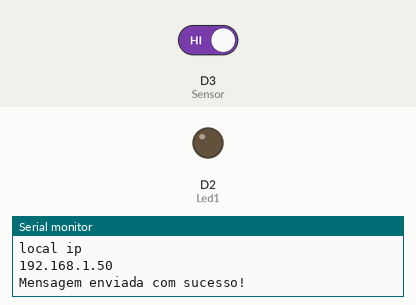
Simulated run of this sketch. Board: ESP8266 (NodeMCU). On the bench: output pins drawn as LEDs (lit = HIGH), the last lines printed to the serial monitor. The inputs (shaded band) are chosen by the test bench; at power-on: D3 (Sensor) HIGH. WiFi joins after 1.5 s; servers stay silent unless stated; web services answer with replies made up by the test bench.

Above: at 3.9 s.
4.0 s: D3 (Sensor) driven LOW
At 4.9 s:
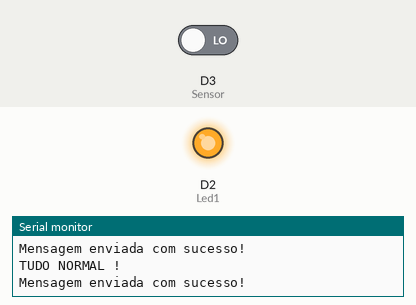
5.9 s: D3 (Sensor) driven HIGH
At 8.2 s:
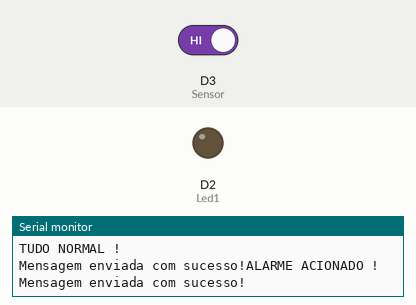
Timing chart, 0 to 9.7 s (numbered marks = the images above; inputs shaded):
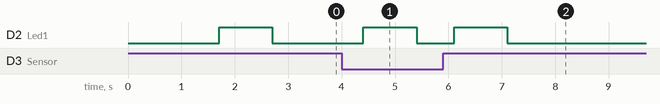

Measured:
- after the input at 4.0 s, D2 (Led1): LOW → HIGH after 0.40 s, → LOW 1.0 s later
- after the input at 5.9 s, D2 (Led1): LOW → HIGH after 0.20 s, → LOW 1.0 s later

The sketch:

WhatsAlarm.ino
```cpp
//-----------------------------------------------------------------------------------------------------------------------------------------
// Área de Inclusão de arquivos.
#include <WiFiClient.h>
#include <ESP8266HTTPClient.h>
#include <WiFiManager.h>
#include <UrlEncode.h>                                                  // Para enviar a mensagem via post deve ser no formato URL
#include <ESP8266WiFi.h>


//-----------------------------------------------------------------------------------------------------------------------------------------
// Definições de Hardware

#define Sensor  D3                                                      // Sensor digital ligado do GPIO 12
#define Led1    D2                                                      // Led1 ligado ao GPIO 15

//-----------------------------------------------------------------------------------------------------------------------------------------
// Protótipos de função
void WhatsAppMessages(String message);                                  // Função que envia uma mensagem para o whatsapp

//-----------------------------------------------------------------------------------------------------------------------------------------
// Dados do celular e chave do whatsapp

bool flag = 0;                                                          // Flag para uso na logica do sensor
String phoneNumber = "SEU NUMERO DE TELEFONE";                                  // Meu número de celular com formato internacional
String apiKey = "SUA APIKEY";                                               // A chave que o bot do whatsapp enviou

//-----------------------------------------------------------------------------------------------------------------------------------------

void setup()
{
    pinMode(Sensor, INPUT_PULLUP);                                      // Configura pino do sensor como entrada e em pull-up
    pinMode(Led1, OUTPUT);                                              // Configura pino do led1 como saida
    Serial.begin(115200);                                              // Inicia a serial com 115200 bps
    WiFiManager wifiManager;
    wifiManager.autoConnect("AutoConnectAP");

    Serial.println("connected...yeey :)");                                       // Envia pela serial que esta conectando
    Serial.println("local ip");
    Serial.println(WiFi.localIP());
    WhatsAppMessages("Testando WhatsApp Bot !");

}

//-----------------------------------------------------------------------------------------------------------------------------------------

void loop()
{
    int Porta = digitalRead(Sensor);                                    // Faz a leitura do sensor

    if (Porta == 1)                                                     // Porta acionada?
    {
        if (flag)                                                       // Primeira vez acionado?
        {
            Serial.println("ALARME ACIONADO !");                        // Sim, então escreve na serial que foi acionado
            WhatsAppMessages("ALARME ACIONADO, A PORTA FOI ABERTA");                      // Envia a mensagem para o Whatsapp que foi acionado
            flag = 0;                                                   // Zera o flag
        }
    }
    else if(flag == 0)
    {
        Serial.println("");                                                 // Pula uma linha
        Serial.println("TUDO NORMAL !");
        WhatsAppMessages("A PORTA FOI FECHADA");                                // Sim, então escreve na serial que esta tudo normal
        flag = 1;                                                       // Não esta acionada, então reinicia o flag
    }
    delay(250);
}

//-----------------------------------------------------------------------------------------------------------------------------------------
// Definição das funções

void WhatsAppMessages(String message)
{
    // Dados a serem enviados pelo método Post suportado pelo protocolo HTTP
    String url = "https://api.callmebot.com/whatsapp.php?phone=" + phoneNumber + "&apikey=" + apiKey + "&text=" + urlEncode(message);
    WiFiClient client;
    HTTPClient https;                                                            // Cria um objeto HTTP
    https.begin(client, url);                                                            // Inicia o objeto HTTP passando a string acima

    https.addHeader("Content-Type", "application/x-www-form-urlencoded");        // Adiciona um cabeçalho

    int httpResponseCode = https.POST(url);                                 // Envia o método POST HTTP de requisição e lê o resultado

    if (httpResponseCode == 200)                                                // Deu tudo certo?
    {
        digitalWrite(Led1, HIGH);                                               // Liga o led1
        Serial.print("Mensagem enviada com sucesso!");                          // Envia mensagem na serial que deu certo
        delay(1000);                                                            // Espera 1s
        digitalWrite(Led1, LOW);                                                // Desliga o led1
    }
    else                                                                        // Caso contrário, se não foi possivel enviar a mensagem
    {
        Serial.println("Erro ao tentar enviar a mensagem!");                    // Envia para a serial a mensagem de erro
        Serial.print("Código HTTP: ");                                          // Vai enviar para a serial o código de erro que retornou
        Serial.println(httpResponseCode);                                       // Envia o código de erro
    }
    https.end();                                                                 // Finaliza o objeto http
}
```
